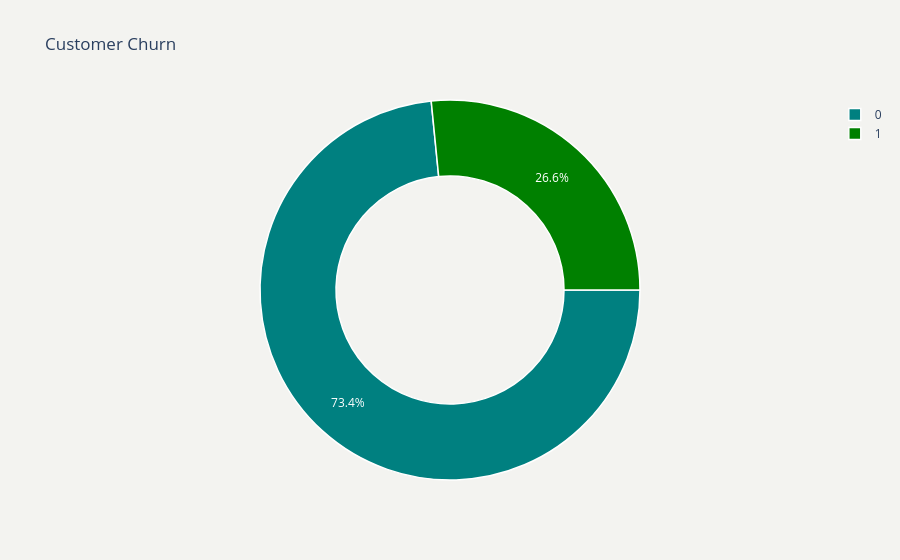

Write notebook code for a chart like this one.
### Markdown cell above
## 3. Exploratory Data Analysis (EDA)

### Code cell
# Exploratory Data Analysis (EDA)
# Visualize Total Customer Churn
plot_by_churn_labels = churn_dataset["Churn"].value_counts().keys().tolist()
plot_by_churn_values = churn_dataset["Churn"].value_counts().values.tolist()

plot_data= [
    go.Pie(labels = plot_by_churn_labels,
           values = plot_by_churn_values,
           marker = dict(colors =  [ 'Teal' ,'Green'],
                         line = dict(color = "white",
                                     width =  1.5)),
           rotation = 90,
           hoverinfo = "label+value+text",
           hole = .6)
]
plot_layout = go.Layout(dict(title = "Customer Churn",
                   plot_bgcolor  = "rgb(243,243,240)",
                   paper_bgcolor = "rgb(243,243,240)",))


fig = go.Figure(data=plot_data, layout=plot_layout)
po.iplot(fig)

### Figure 1 — Plotly figure (JSON) as saved in the notebook; plotly's stock layout.template omitted (floating-point values rounded to 4 significant figures)
{"data": [{"hole": 0.6, "hoverinfo": "label+value+text", "labels": [0, 1], "marker": {"colors": ["Teal", "Green"], "line": {"color": "white", "width": 1.5}}, "rotation": 90, "type": "pie", "values": [5163, 1869]}], "layout": {"paper_bgcolor": "rgb(243,243,240)", "plot_bgcolor": "rgb(243,243,240)", "title": {"text": "Customer Churn"}}}
